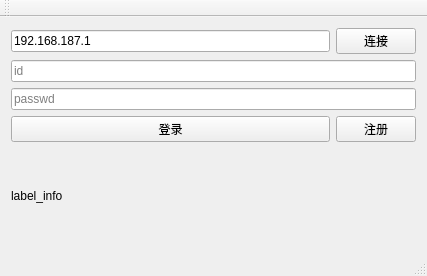
<?xml version="1.0" encoding="UTF-8"?>
<ui version="4.0">
 <class>MainWindow</class>
 <widget class="QMainWindow" name="MainWindow">
  <property name="geometry">
   <rect>
    <x>0</x>
    <y>0</y>
    <width>427</width>
    <height>276</height>
   </rect>
  </property>
  <property name="windowTitle">
   <string>MainWindow</string>
  </property>
  <widget class="QWidget" name="centralWidget">
   <layout class="QGridLayout" name="gridLayout">
    <item row="3" column="1">
     <widget class="QPushButton" name="pushButton_register">
      <property name="text">
       <string>注册</string>
      </property>
     </widget>
    </item>
    <item row="0" column="1">
     <widget class="QPushButton" name="pushButton_connect">
      <property name="text">
       <string>连接</string>
      </property>
     </widget>
    </item>
    <item row="2" column="0" colspan="2">
     <widget class="QLineEdit" name="lineEdit_Passwd">
      <property name="text">
       <string/>
      </property>
      <property name="placeholderText">
       <string>passwd</string>
      </property>
     </widget>
    </item>
    <item row="3" column="0">
     <widget class="QPushButton" name="pushButton_login">
      <property name="text">
       <string>登录</string>
      </property>
     </widget>
    </item>
    <item row="0" column="0">
     <widget class="QLineEdit" name="lineEdit_ip">
      <property name="text">
       <string>192.168.187.1</string>
      </property>
      <property name="placeholderText">
       <string>ip</string>
      </property>
      <property name="cursorMoveStyle">
       <enum>Qt::LogicalMoveStyle</enum>
      </property>
      <property name="clearButtonEnabled">
       <bool>false</bool>
      </property>
     </widget>
    </item>
    <item row="1" column="0" colspan="2">
     <widget class="QLineEdit" name="lineEdit_id">
      <property name="text">
       <string/>
      </property>
      <property name="placeholderText">
       <string extracomment="账号">id</string>
      </property>
     </widget>
    </item>
    <item row="4" column="0" colspan="2">
     <widget class="QLabel" name="label_info">
      <property name="text">
       <string>label_info</string>
      </property>
     </widget>
    </item>
   </layout>
  </widget>
  <widget class="QMenuBar" name="menuBar">
   <property name="geometry">
    <rect>
     <x>0</x>
     <y>0</y>
     <width>427</width>
     <height>26</height>
    </rect>
   </property>
  </widget>
  <widget class="QToolBar" name="mainToolBar">
   <attribute name="toolBarArea">
    <enum>TopToolBarArea</enum>
   </attribute>
   <attribute name="toolBarBreak">
    <bool>false</bool>
   </attribute>
  </widget>
  <widget class="QStatusBar" name="statusBar"/>
 </widget>
 <layoutdefault spacing="6" margin="11"/>
 <resources/>
 <connections/>
</ui>
